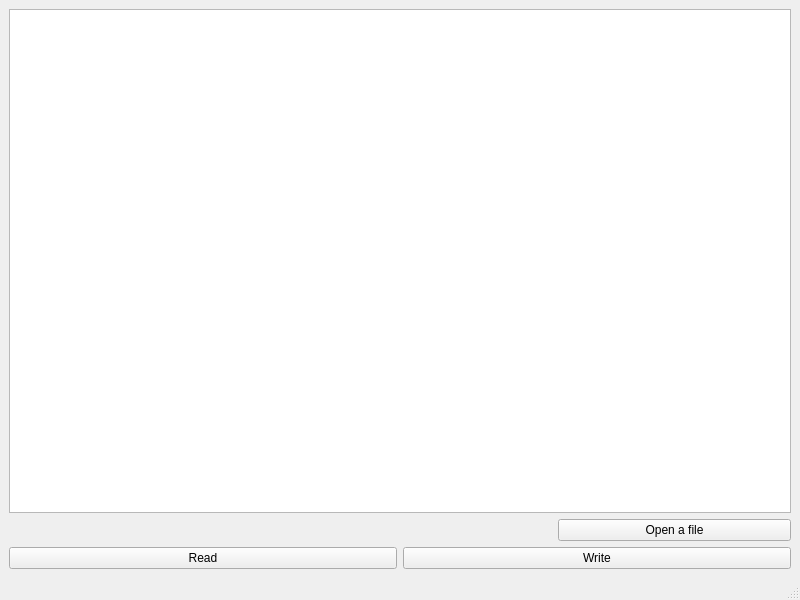
<?xml version="1.0" encoding="UTF-8"?>
<ui version="4.0">
 <class>MainWindow</class>
 <widget class="QMainWindow" name="MainWindow">
  <property name="geometry">
   <rect>
    <x>0</x>
    <y>0</y>
    <width>800</width>
    <height>600</height>
   </rect>
  </property>
  <property name="windowTitle">
   <string>MainWindow</string>
  </property>
  <widget class="QWidget" name="centralwidget">
   <layout class="QVBoxLayout" name="verticalLayout_2">
    <item>
     <layout class="QVBoxLayout" name="verticalLayout">
      <item>
       <widget class="QPlainTextEdit" name="plainTextEdit"/>
      </item>
      <item>
       <layout class="QHBoxLayout" name="horizontalLayout">
        <item>
         <widget class="QLabel" name="labelPath">
          <property name="sizePolicy">
           <sizepolicy hsizetype="Preferred" vsizetype="Preferred">
            <horstretch>70</horstretch>
            <verstretch>0</verstretch>
           </sizepolicy>
          </property>
          <property name="text">
           <string/>
          </property>
         </widget>
        </item>
        <item>
         <widget class="QPushButton" name="pushButtonOpenFile">
          <property name="sizePolicy">
           <sizepolicy hsizetype="Preferred" vsizetype="Fixed">
            <horstretch>30</horstretch>
            <verstretch>0</verstretch>
           </sizepolicy>
          </property>
          <property name="text">
           <string>Open a file</string>
          </property>
         </widget>
        </item>
       </layout>
      </item>
      <item>
       <layout class="QHBoxLayout" name="horizontalLayout_2">
        <item>
         <widget class="QPushButton" name="pushButtonRead">
          <property name="text">
           <string>Read</string>
          </property>
         </widget>
        </item>
        <item>
         <widget class="QPushButton" name="pushButtonWrite">
          <property name="text">
           <string>Write</string>
          </property>
         </widget>
        </item>
       </layout>
      </item>
     </layout>
    </item>
   </layout>
  </widget>
  <widget class="QMenuBar" name="menubar">
   <property name="geometry">
    <rect>
     <x>0</x>
     <y>0</y>
     <width>800</width>
     <height>22</height>
    </rect>
   </property>
  </widget>
  <widget class="QStatusBar" name="statusbar"/>
 </widget>
 <resources/>
 <connections/>
</ui>
